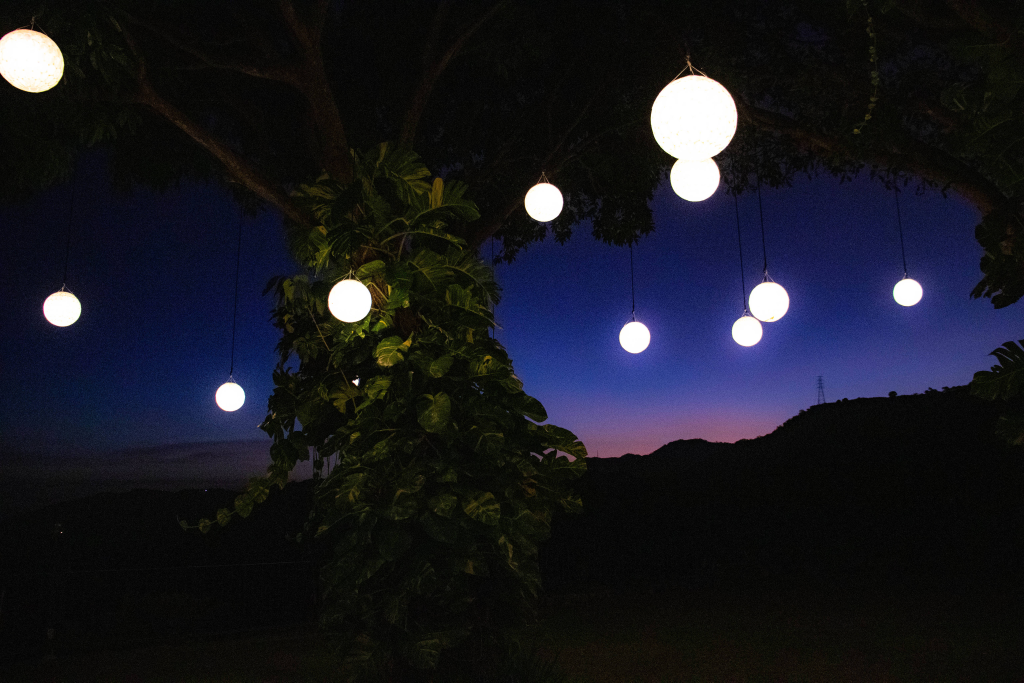
#> input picture 0005/0000.png, 5120 x 3413 px (shown at 1/5 size)
$ python 0005.py   (older library calls are emulated)
#> lines starting #> are read from the running program, lines starting #| are printed output that depends on the picture
#你有一个目录，装了很多照片，把它们的尺寸变成都不大于 iPhone5 分辨率的大小。
from PIL import Image

def change_image_size(image_path='0000.png',size=(1136,640)):
#> called with image_path = '0000.png', size = (1136, 640)
    im=Image.open(image_path)
#> im is the input picture: PIL image 5120x3413 RGB; mean R, G, B 24.1, 24.9, 33.5
    size=(size[1],size[0]) if im.size[1]>im.size[0] else size
#> size = (1136, 640)
    #原始图片的缩略图
    im.thumbnail(size,Image.ANTIALIAS)
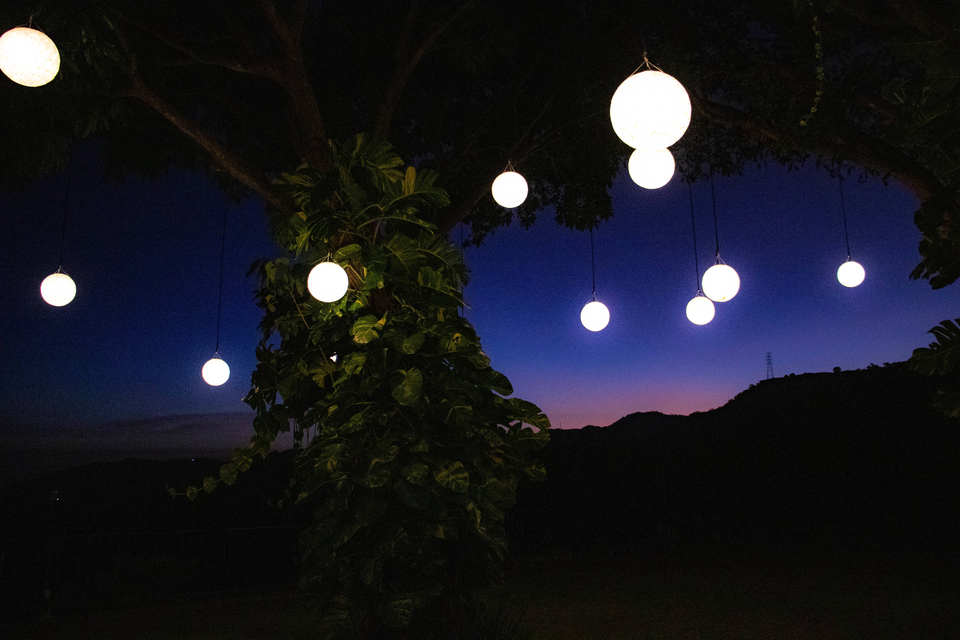
#> im: PIL image 960x640 RGB; mean R, G, B 24.2, 25, 33.6
    im.save('result+'+image_path)#用加号不能用逗号
#change_image_size('0000-r.png')

change_image_size('0000.png')
